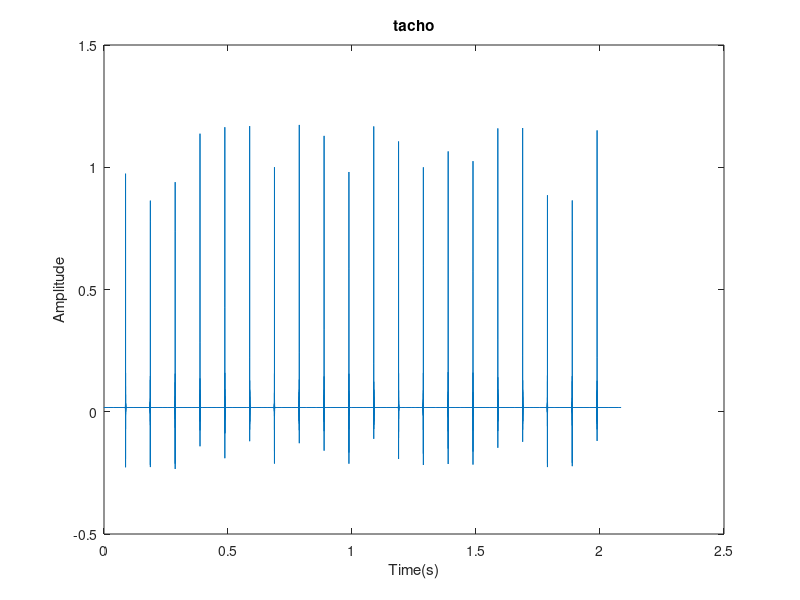
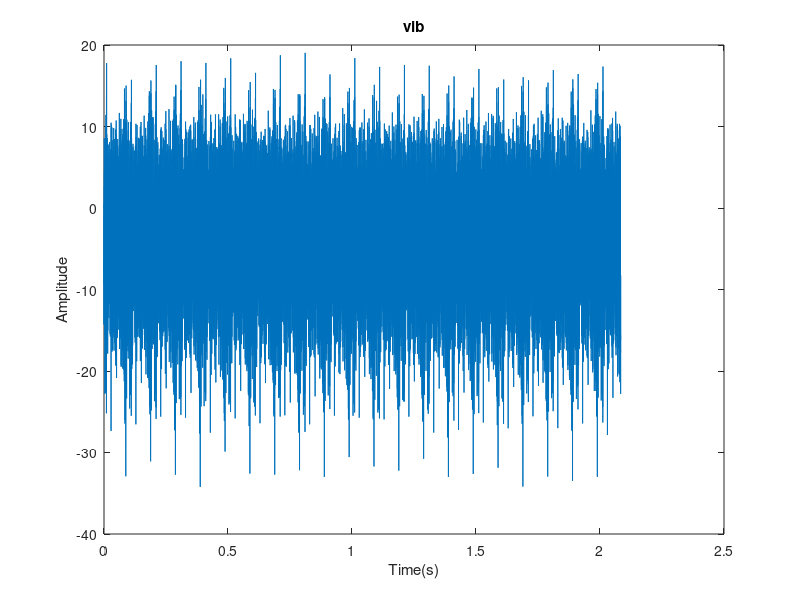

Recreate these plots in MATLAB, in order. (Note: this script raises an error after producing the figures.)
clc
clear all
close all

load('bf.mat');
load('bg.mat');
%Task 1
%system parameters
d = 7.12*10^(-3);
D = 38.5*10^(-3);
n = 12;
phi = 0;
T = 100000/48000;
t = linspace(0,T,100000);
fs=48000;
N=100000;
df=fs/N;

figure(1);
plot(t,bg(:,2));
xlabel('Time(s)');
ylabel('Amplitude');
title('tacho');

figure(2);
plot(t,bg(:,1));
xlabel('Time(s)');
ylabel('Amplitude');
title('vib');

[pk,tpk] = findpeaks(bg(:,2),t,'MinPeakProminence',0.6);

fr = 1/((tpk(length(pk))-tpk(1))/(length(pk)-1));
BPFO = n*fr/2*(1-d/D*cos(phi));%Outer race
BPFI = n*fr/2*(1+d/D*cos(phi));%Inner race
FTF = fr/2*(1-d/D*cos(phi));%Cage
BSF = fr*D/2/d*(1-(d/D*cos(phi))^2);%Rolling element

%Task 2
[Gxxf,f] = pwelch(bf(:,1),1024,512,1024,48000); 
[Gxxg,f] = pwelch(bg(:,1),1024,512,1024,48000);
Gxxflog = 20*log10(Gxxf/(10^(-6)));
Gxxglog = 20*log10(Gxxg/(10^(-6)));

figure(3);
plot(f,Gxxflog)
hold on
plot(f,Gxxglog);
legend('Fault Bearing','Good Bearing');
xlabel('Frequency(Hz)');
ylabel('PSD(dB)');

%Task 3:


bF=bf(:,1);
bF1=fft(bF);
bF2=zeros(4000,1);
for ii=1:2000
   bF2(ii,1)=bF1((31250+ii),1);%15000Hz
end
bF3=ifft(bF2);
bF4=(abs(bF3)).^2;
bF5=fft(bF4);
f=(0:length(bF5)-1)*df;

figure(4)
plot(f,abs(bF5));
xlim([0 400]);
xlabel('Frequency(Hz)');
ylabel('Amplitude');
title('Squared Envelope Spectrum of Fault Condition')

bG=bg(:,1);
bG1=fft(bG);
bG2=zeros(4000,1);
for ii=1:2000
   bG2(ii,1)=bG1((31250+ii),1);
end
bG3=ifft(bG2);
bG4=(abs(bG3)).^2;
bG5=fft(bG4);
f=(0:length(bG5)-1)*df;

figure(5)
plot(f,abs(bG5));
xlim([0 400]);
xlabel('Frequency(Hz)');
ylabel('Amplitude');
title('Squared Envelope Spectrum of Good Condition')